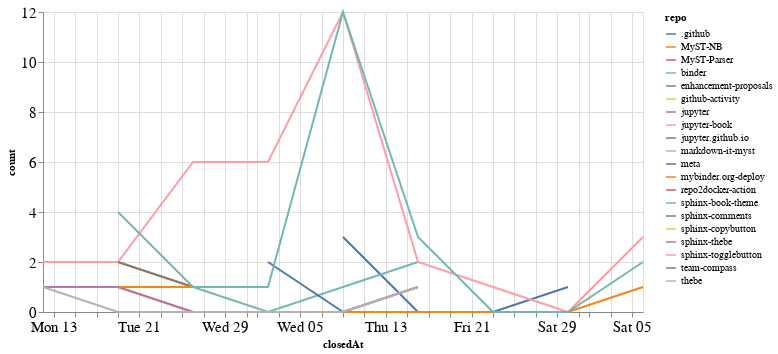

Write notebook code for a chart like this one.
### Code cell
closed_by_time = closed_by.groupby('repo').resample('W', on='closedAt').count()['author'].reset_index()
closed_by_time = closed_by_time.rename(columns={'author': 'count'})

alt.Chart(closed_by_time, width=600).mark_line().encode(
    x='closedAt',
    y='count',
    color='repo',
    tooltip="repo"
)

### Figure 1 — Vega-Lite specification as saved in the notebook (floating-point values rounded to 4 significant figures)
{"config": {"axisLeft": {"labelFontSize": 15}, "axisBottom": {"labelFontSize": 15}}, "data": {"name": "data-14dc53d639223b28c8e839560073207f"}, "mark": "line", "encoding": {"color": {"type": "nominal", "field": "repo"}, "tooltip": {"type": "nominal", "field": "repo"}, "x": {"type": "temporal", "field": "closedAt"}, "y": {"type": "quantitative", "field": "count"}}, "width": 600, "$schema": "https://vega.github.io/schema/vega-lite/v4.8.1.json", "datasets": {"data-14dc53d639223b28c8e839560073207f": [{"repo": ".github", "closedAt": "2020-08-09T00:00:00", "count": 3}, {"repo": ".github", "closedAt": "2020-08-16T00:00:00", "count": 0}, {"repo": ".github", "closedAt": "2020-08-23T00:00:00", "count": 0}, {"repo": ".github", "closedAt": "2020-08-30T00:00:00", "count": 1}, {"repo": "MyST-NB", "closedAt": "2020-07-19T00:00:00", "count": 1}, {"repo": "MyST-NB", "closedAt": "2020-07-26T00:00:00", "count": 0}, {"repo": "MyST-NB", "closedAt": "2020-08-02T00:00:00", "count": 0}, {"repo": "MyST-NB", "closedAt": "2020-08-09T00:00:00", "count": 0}, {"repo": "MyST-NB", "closedAt": "2020-08-16T00:00:00", "count": 0}, {"repo": "MyST-NB", "closedAt": "2020-08-23T00:00:00", "count": 0}, {"repo": "MyST-NB", "closedAt": "2020-08-30T00:00:00", "count": 0}, {"repo": "MyST-NB", "closedAt": "2020-09-06T00:00:00", "count": 1}, {"repo": "MyST-Parser", "closedAt": "2020-07-19T00:00:00", "count": 1}, {"repo": "binder", "closedAt": "2020-07-19T00:00:00", "count": 2}, {"repo": "binder", "closedAt": "2020-07-26T00:00:00", "count": 1}, {"repo": "binder", "closedAt": "2020-08-02T00:00:00", "count": 0}, {"repo": "binder", "closedAt": "2020-08-09T00:00:00", "count": 1}, {"repo": "binder", "closedAt": "2020-08-16T00:00:00", "count": 2}, {"repo": "enhancement-proposals", "closedAt": "2020-08-30T00:00:00", "count": 1}, {"repo": "github-activity", "closedAt": "2020-08-09T00:00:00", "count": 2}, {"repo": "jupyter", "closedAt": "2020-07-26T00:00:00", "count": 1}, {"repo": "jupyter-book", "closedAt": "2020-07-12T00:00:00", "count": 2}, {"repo": "jupyter-book", "closedAt": "2020-07-19T00:00:00", "count": 2}, {"repo": "jupyter-book", "closedAt": "2020-07-26T00:00:00", "count": 6}, {"repo": "jupyter-book", "closedAt": "2020-08-02T00:00:00", "count": 6}, {"repo": "jupyter-book", "closedAt": "2020-08-09T00:00:00", "count": 12}, {"repo": "jupyter-book", "closedAt": "2020-08-16T00:00:00", "count": 2}, {"repo": "jupyter-book", "closedAt": "2020-08-23T00:00:00", "count": 1}, {"repo": "jupyter-book", "closedAt": "2020-08-30T00:00:00", "count": 0}, {"repo": "jupyter-book", "closedAt": "2020-09-06T00:00:00", "count": 3}, {"repo": "jupyter.github.io", "closedAt": "2020-07-19T00:00:00", "count": 2}, {"repo": "jupyter.github.io", "closedAt": "2020-07-26T00:00:00", "count": 1}, {"repo": "markdown-it-myst", "closedAt": "2020-08-09T00:00:00", "count": 1}, {"repo": "meta", "closedAt": "2020-08-02T00:00:00", "count": 2}, {"repo": "meta", "closedAt": "2020-08-09T00:00:00", "count": 0}, {"repo": "meta", "closedAt": "2020-08-16T00:00:00", "count": 1}, {"repo": "mybinder.org-deploy", "closedAt": "2020-07-19T00:00:00", "count": 1}, {"repo": "mybinder.org-deploy", "closedAt": "2020-07-26T00:00:00", "count": 1}, {"repo": "repo2docker-action", "closedAt": "2020-07-26T00:00:00", "count": 1}, {"repo": "sphinx-book-theme", "closedAt": "2020-07-19T00:00:00", "count": 4}, {"repo": "sphinx-book-theme", "closedAt": "2020-07-26T00:00:00", "count": 1}, {"repo": "sphinx-book-theme", "closedAt": "2020-08-02T00:00:00", "count": 1}, {"repo": "sphinx-book-theme", "closedAt": "2020-08-09T00:00:00", "count": 12}, {"repo": "sphinx-book-theme", "closedAt": "2020-08-16T00:00:00", "count": 3}, {"repo": "sphinx-book-theme", "closedAt": "2020-08-23T00:00:00", "count": 0}, {"repo": "sphinx-book-theme", "closedAt": "2020-08-30T00:00:00", "count": 0}, {"repo": "sphinx-book-theme", "closedAt": "2020-09-06T00:00:00", "count": 2}, {"repo": "sphinx-comments", "closedAt": "2020-08-16T00:00:00", "count": 4}, {"repo": "sphinx-copybutton", "closedAt": "2020-07-26T00:00:00", "count": 2}, {"repo": "sphinx-thebe", "closedAt": "2020-07-12T00:00:00", "count": 1}, {"repo": "sphinx-thebe", "closedAt": "2020-07-19T00:00:00", "count": 1}, {"repo": "sphinx-thebe", "closedAt": "2020-07-26T00:00:00", "count": 0}, {"repo": "sphinx-thebe", "closedAt": "2020-08-02T00:00:00", "count": 0}, {"repo": "sphinx-thebe", "closedAt": "2020-08-09T00:00:00", "count": 0}, {"repo": "sphinx-thebe", "closedAt": "2020-08-16T00:00:00", "count": 1}, {"repo": "sphinx-togglebutton", "closedAt": "2020-08-09T00:00:00", "count": 3}, {"repo": "team-compass", "closedAt": "2020-07-26T00:00:00", "count": 1}, {"repo": "thebe", "closedAt": "2020-07-12T00:00:00", "count": 1}, {"repo": "thebe", "closedAt": "2020-07-19T00:00:00", "count": 0}, {"repo": "thebe", "closedAt": "2020-07-26T00:00:00", "count": 0}, {"repo": "thebe", "closedAt": "2020-08-02T00:00:00", "count": 0}, {"repo": "thebe", "closedAt": "2020-08-09T00:00:00", "count": 0}, {"repo": "thebe", "closedAt": "2020-08-16T00:00:00", "count": 1}]}}
